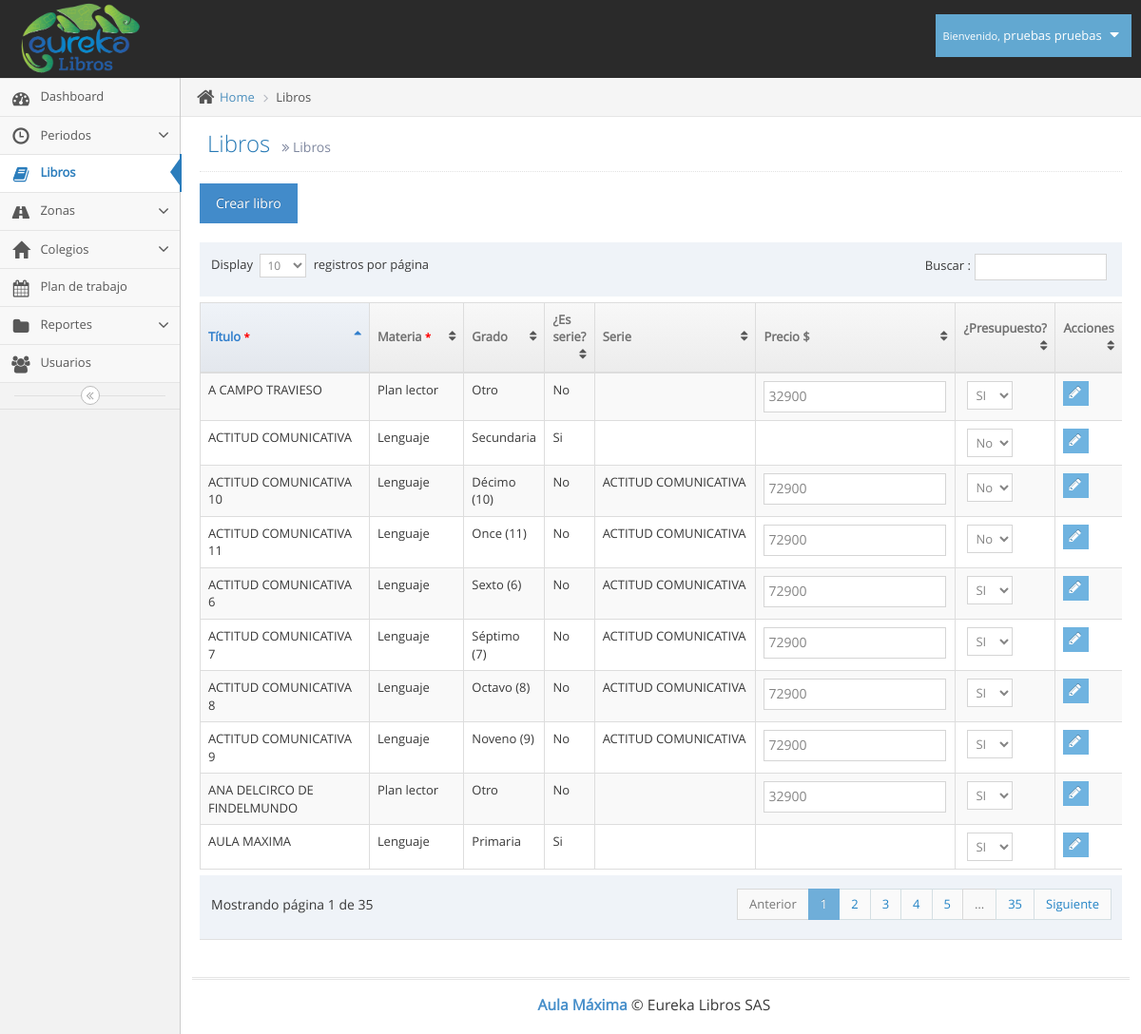
The app's page /libros.php (signed in) with its own data.
### tables this page shows
CREATE TABLE `usuarios` (
  `id` int(11) NOT NULL,
  `tipo` int(11) NOT NULL,
  `id_pais` int(11) NOT NULL,
  `cedula` varchar(12) NOT NULL,
  `nombres` varchar(100) NOT NULL,
  `apellidos` varchar(100) NOT NULL,
  `telefono` varchar(12) NOT NULL,
  `direccion` varchar(100) NOT NULL,
  `correo` varchar(100) NOT NULL,
  `clave` varchar(100) NOT NULL,
  `cod_zona` varchar(10) NOT NULL
);

CREATE TABLE `libros` (
  `id` int(11) NOT NULL,
  `id_materia` int(11) NOT NULL,
  `id_grado` int(11) NOT NULL,
  `libro` varchar(200) NOT NULL,
  `precio` decimal(10,0) NOT NULL,
  `pri_sec` int(11) NOT NULL,
  `presupuesto` int(1) NOT NULL
);

CREATE TABLE `materias` (
  `id` int(11) NOT NULL,
  `materia` varchar(100) NOT NULL
);

CREATE TABLE `grados` (
  `id` int(11) NOT NULL,
  `grado` varchar(20) NOT NULL
);

### libros.php (the view, shortened to what this page needs)
<!DOCTYPE html>
<html lang="es">
	<head>
		<link rel="stylesheet" href="assets/css/bootstrap.min.css" />
		<link rel="stylesheet" href="assets/font-awesome/4.5.0/css/font-awesome.min.css" />
		<link rel="stylesheet" href="assets/css/jquery-ui.min.css" />
		<link rel="stylesheet" href="assets/css/bootstrap-datepicker3.min.css" />
		<link href="assets/js/dataTables/dataTables.bootstrap.css" rel="stylesheet" />
		<link rel="stylesheet" href="assets/css/ace.min.css" class="ace-main-stylesheet" id="main-ace-style" />
		<link rel="stylesheet" href="assets/css/ace-skins.min.css" />
		<link rel="stylesheet" href="assets/css/ace-rtl.min.css" />
	</head>
	<body class="no-skin">
		<?php include("template/nav.php"); ?>
		<div class="main-container ace-save-state" id="main-container">
			<?php include("template/sidebar.php"); ?>
			<div class="main-content">
				<div class="main-content-inner">
					<div class="breadcrumbs ace-save-state" id="breadcrumbs">
						<ul class="breadcrumb">
							<li>
								<i class="ace-icon fa fa-home home-icon"></i>
								<a href="#">Home</a>
							</li>
							<li class="active">Libros</li>
						</ul>
					</div>
					<div class="page-content">
						<div class="page-header">
							<h1>
								Libros
								<small>
									<i class="ace-icon fa fa-angle-double-right"></i>
									Libros
								</small>
							</h1>
						</div>
						<div class="row">
							<div class="col-xs-12">
							<button class="btn btn-primary" data-toggle="modal" data-target="#ModalAdd">Crear libro</button><br><br>
							<?php
                                include("conexion/bdd.php");
                                $sql = "SELECT l.id,l.libro, l.id_grado, l.pri_sec, l.precio, l.pri_sec, l.presupuesto, m.materia, g.grado FROM libros l JOIN materias m ON l.id_materia=m.id JOIN grados g ON l.id_grado=g.id";
								$req = $bdd->prepare($sql);
								$req->execute();
								$libros = $req->fetchAll();
                            ?>
                            <div class="table-responsive">
                                <table class="table table-striped table-bordered table-hover" id="dataTables-example">
                                    <thead>
                                        <tr>
                                            <th>Título <small style="color: red;">*</small></th>
                                            <th>Materia <small style="color: red;">*</small></th>
                                            <th>Grado</th>
                                            <th>¿Es serie?</th>
                                            <th>Serie</th>
                                            <th>Precio $</th>
                                            <th>¿Presupuesto?</th>
                                            <th>Acciones</th>
                                        </tr>
                                    </thead>
                                    <tbody>
                                        <?php
                                        	foreach($libros as $libro) {
                                            	   $sql_serie = "SELECT libro FROM libros WHERE id='".$libro["pri_sec"]."'";
													$req_serie = $bdd->prepare($sql_serie);
													$req_serie->execute();
													$serie = $req_serie->fetch();
                                                echo'<tr class="odd gradeX">';
                                                echo '<form action="php/modificar_libro.php" method="POST">';
                                                echo'<td class="">'.$libro["libro"].'</td>';
                                                echo'<td class="">'.$libro["materia"].'</td>';
                                                echo'<td class="">'.$libro["grado"].'</td>';
                                                if ($libro["id_grado"] == 15 || $libro["id_grado"] == 16) {
                                                	echo'<td class="">Si</td>';
                                                } else {
                                                	echo'<td class="">No</td>';
                                                }
                                                echo'<td class="">'.$serie["libro"].'</td>';
                                                 if ($libro["id_grado"] == 15 || $libro["id_grado"] == 16) {
                                                 	echo'<td class=""></td>';
                                                 }else {
                                                 	echo'<td class=""><input type="number" name="precio" value="'.$libro["precio"].'" size="5" required></td>';
                                                 }
                                                 if ($libro["presupuesto"]==1) {
                                                 	echo'<td class=""> <select name="presupuesto" id="" required>
														<option value="1" selected>SI</option>
														<option value="0">No</option>
                                                 	</select></td>';
                                                 }else {
                                                 	echo'<td class=""> <select name="presupuesto" id="" required>
														<option value="1">SI</option>
														<option value="0" selected>No</option>
                                                 	</select></td>';
                                                 }
                                                echo '<td>
														<div class="hidden-sm hidden-xs btn-group">
															<button class="btn btn-xs btn-info">
																<i class="ace-icon fa fa-pencil bigger-120"></i>
															</button>
														</div>
														<div class="hidden-md hidden-lg">
															<div class="inline pos-rel">
																<a class="btn btn-minier btn-primary dropdown-toggle" data-toggle="dropdown" data-position="auto">
																	<i class="ace-icon fa fa-cog icon-only bigger-110"></i>
																</a>
																<ul class="dropdown-menu dropdown-only-icon dropdown-yellow dropdown-menu-right dropdown-caret dropdown-close">
																	<li>
																		<button class="tooltip-success" data-rel="tooltip" title="Edit">
																			<span class="green">
																				<i class="ace-icon fa fa-pencil-square-o bigger-120"></i>
																			</span>
																		</button>
																		<input type="hidden" name="id_usuario" value="">
																	</li></form>
																</ul>
															</div>
														</div>
													</td>
													</form>';
                                            }
                                         ?>
                                        </tr>
			<div class="footer">
				<div class="footer-inner">
					<div class="footer-content">
						<span class="bigger-120">
							<span class="blue bolder">Aula Máxima</span>
							 &copy; Eureka Libros SAS
						</span>
					</div>
				</div>
			</div>
	</body>
</html>

### template/nav.php (shortened to what this page needs)
<div id="navbar" class="navbar navbar-default          ace-save-state">
			<div class="navbar-container ace-save-state" id="navbar-container">
				<div class="navbar-header pull-left">
					<a href="index.php" class="navbar-brand">
						<small>
							<img src="assets/images/logo_eureka.png" alt="" class="" height="80px" width="125px">
						</small>
					</a>
				</div>
				<div class="navbar-buttons navbar-header pull-right" role="navigation">
					<ul class="nav ace-nav">
						<li class="light-blue dropdown-modal">
							<a data-toggle="dropdown" href="#" class="dropdown-toggle">
								<?php
									require_once('conexion/bdd.php');
									$sql = "SELECT nombres,apellidos FROM usuarios WHERE id='".$_SESSION['id']."'";
									$req = $bdd->prepare($sql);
									$req->execute();
									$usuario = $req->fetch();
									$nombre_completo=$usuario["nombres"]." ".$usuario["apellidos"];
								?>
									<small>Bienvenido,</small>
									<?php echo $nombre_completo; ?>
								<i class="ace-icon fa fa-caret-down"></i>
							</a>
						</li>
					</ul>
				</div>
			</div>
		</div>

### records on screen
usuarios: nombre_completo "pruebas pruebas"
libros: libro "AULA MAXIMA", id_materia.materia "Lenguaje", id_grado.grado "Primaria", shows "Si"
libros: libro "ACTITUD COMUNICATIVA 6", id_materia.materia "Lenguaje", id_grado.grado "Sexto (6)", shows "No", libros.libro "ACTITUD COMUNICATIVA", precio "72900"
libros: libro "ACTITUD COMUNICATIVA 7", id_materia.materia "Lenguaje", id_grado.grado "Séptimo (7)", shows "No", libros.libro "ACTITUD COMUNICATIVA", precio "72900"
libros: libro "ACTITUD COMUNICATIVA 8", id_materia.materia "Lenguaje", id_grado.grado "Octavo (8)", shows "No", libros.libro "ACTITUD COMUNICATIVA", precio "72900"
libros: libro "ACTITUD COMUNICATIVA 9", id_materia.materia "Lenguaje", id_grado.grado "Noveno (9)", libros.libro "ACTITUD COMUNICATIVA", precio "72900"
libros: libro "ACTITUD COMUNICATIVA 10", id_materia.materia "Lenguaje", id_grado.grado "Décimo (10)", shows "No", libros.libro "ACTITUD COMUNICATIVA", precio "72900"
libros: libro "ACTITUD COMUNICATIVA 11", id_materia.materia "Lenguaje", id_grado.grado "Once (11)", shows "No", libros.libro "ACTITUD COMUNICATIVA", precio "72900"
libros: libro "ACTITUD COMUNICATIVA", id_materia.materia "Lenguaje", id_grado.grado "Secundaria", shows "Si"
libros: libro "A CAMPO TRAVIESO", id_materia.materia "Plan lector", id_grado.grado "Otro", shows "No", precio "32900"
libros: libro "ANA DELCIRCO DE FINDELMUNDO", id_materia.materia "Plan lector", id_grado.grado "Otro", shows "No", precio "32900"
